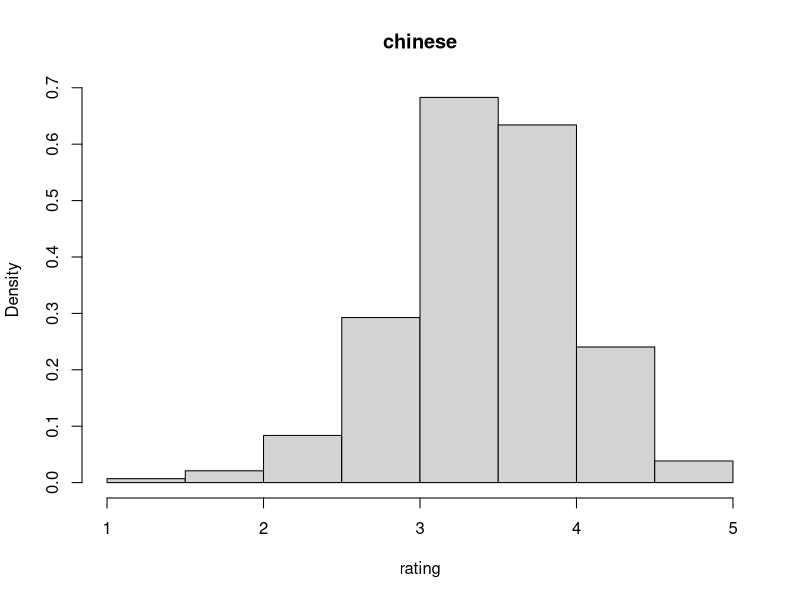
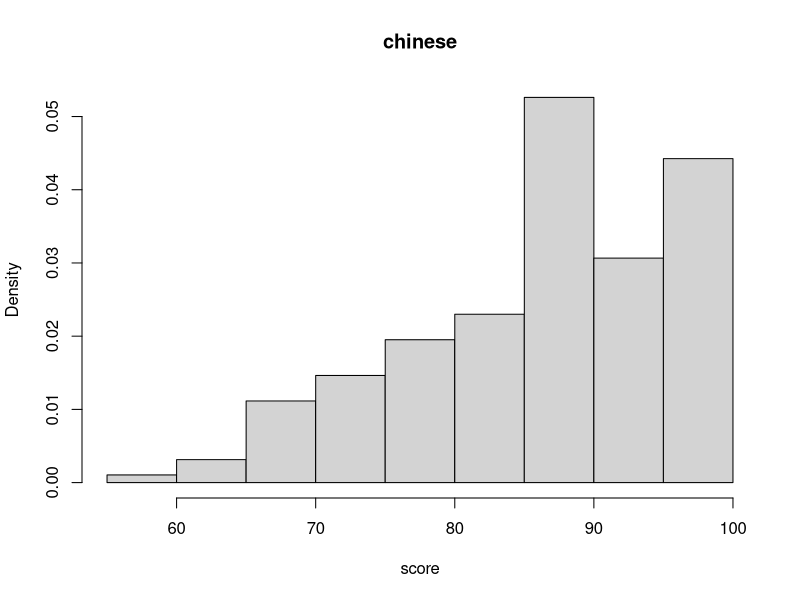

R code for these plots, in order: (Note: this script raises an error after producing the figures.)
setwd("/Users/ziyuanhan/Desktop")
comb <- read.csv("comb.csv",fill = TRUE,na.strings = c(""),header = TRUE)
# par(mfrow=c(2,1))

chinese.rate <- as.numeric(comb$rate[which(comb$title=="chinese")])
chinese.score <- as.numeric(comb$score[which(comb$title=="chinese")])
hist(chinese.rate,freq=FALSE, main = "chinese" , xlab = "rating")
hist(chinese.score,freq=FALSE, main = "chinese" , xlab = "score")

minuslogl.gam.rate <- function(theta, kappa) {
  y <- dgamma(chinese.rate, shape = kappa, scale = theta)
  # return -sum ln(y)
  nLL <- -sum(log(y))
  return(nLL)
}

minuslogl.gam.score <- function(theta, kappa) {
  y <- dgamma(chinese.score, shape = kappa, scale = theta)
  # return -sum ln(y)
  nLL <- -sum(log(y))
  return(nLL)
}

minuslogl.wei.rate <- function(yita, beta) {
  y <- suppressWarnings(dweibull(chinese.rate, shape = yita, scale = beta))
  # return -sum ln(y)
  nLL <- -sum(log(y))
  return(nLL)
}

minuslogl.wei.score <- function(yita, beta) {
  y <- suppressWarnings(dweibull(chinese.score, shape = yita, scale = beta))
  # return -sum ln(y)
  nLL <- -sum(log(y))
  return(nLL)
}

c <- chinese.score
n <- length(c)
kappa.mme <- (n*mean(c)^2) / ((n-1)*var(c))
theta.mme <- ((n-1)*var(c)) / (n*mean(c))
fit.gam.score <- mle(minuslogl.gam.score, start = list(theta = theta.mme, kappa = kappa.mme))
summary(fit.gam.score)
theta.mle <- fit.gam.score@coef[1]
kappa.mle <- fit.gam.score@coef[2]


fit.wei.score <- mle(minuslogl.wei.score, start = list(yita = 1, beta = 1))
summary(fit.wei.score)
yita.mle <- fit.wei.score@coef[1]
beta.mle <- fit.wei.score@coef[2]
hist(chinese.score,freq=FALSE, main = "chinese" , xlab = "score")
curve(dweibull(x,shape=yita.mle,scale =beta.mle),from=0,to=100,col="blue",lwd=2,add=TRUE)
curve(dgamma(x,shape=kappa.mle,scale = theta.mle),from=0,to=100,col="red",lwd=2,add=TRUE)
legend("topright",legend=c("gamma","weibull"),col=c("red","blue"),lwd=2)

c <- chinese.rate
n <- length(c)
kappa.mme <- (n*mean(c)^2) / ((n-1)*var(c))
theta.mme <- ((n-1)*var(c)) / (n*mean(c))
fit.gam.rate <- mle(minuslogl.gam.rate, start = list(theta = theta.mme, kappa = kappa.mme))
summary(fit.gam.score)
theta.mle <- fit.gam.rate@coef[1]
kappa.mle <- fit.gam.rate@coef[2]

fit.wei.rate <- mle(minuslogl.wei.rate, start = list(yita = 1, beta = 1))
summary(fit.wei.rate)
yita.mle <- fit.wei.rate@coef[1]
beta.mle <- fit.wei.rate@coef[2]
hist(chinese.rate,freq=FALSE, main = "chinese" , xlab = "rate")
curve(dgamma(x,shape=kappa.mle,scale = theta.mle),from=1,to=5,col="red",lwd=2,add=TRUE)
curve(dweibull(x,shape=yita.mle,scale =beta.mle),from=1,to=5,col="blue",lwd=2,add=TRUE)
legend("topright",legend=c("gamma","weibull"),col=c("red","blue"),lwd=2)





american.rate <- comb$rate[which(comb$title=="american")]
american.score <- comb$score[which(comb$title=="american")]
hist(american.rate,freq=FALSE, main = "american" , xlab = "rating")
hist(american.score,freq=FALSE, main = "american" , xlab = "score")

minuslogl.gam <- function(theta, kappa) {
  y <- dgamma(chinese.score, shape = kappa, scale = theta)
  # return -sum ln(y)
  nLL <- -sum(log(y))
  return(nLL)
}

minuslogl.gam <- function(theta, kappa) {
  y <- dgamma(chinese.score, shape = kappa, scale = theta)
  # return -sum ln(y)
  nLL <- -sum(log(y))
  return(nLL)
}






japan.rate <- as.numeric(comb$rate[which(comb$title=="japanese")])
japan.score <- as.numeric(comb$score[which(comb$title=="japanese")])
hist(japan.rate,freq=FALSE, main = "japanese" , xlab = "rating")
hist(japan.score,freq=FALSE, main = "japanese" , xlab = "score")

minuslogl.gam <- function(theta, kappa) {
  y <- dgamma(chinese.score, shape = kappa, scale = theta)
  # return -sum ln(y)
  nLL <- -sum(log(y))
  return(nLL)
}

minuslogl.gam <- function(theta, kappa) {
  y <- dgamma(chinese.score, shape = kappa, scale = theta)
  # return -sum ln(y)
  nLL <- -sum(log(y))
  return(nLL)
}






korean.rate <- as.numeric(comb$rate[which(comb$title=="korean")])
korean.score <- as.numeric(comb$score[which(comb$title=="korean")])
hist(korean.rate,freq=FALSE, main = "korean" , xlab = "rating")
hist(korean.score,freq=FALSE, main = "korean" , xlab = "score")

minuslogl.gam <- function(theta, kappa) {
  y <- dgamma(chinese.score, shape = kappa, scale = theta)
  # return -sum ln(y)
  nLL <- -sum(log(y))
  return(nLL)
}

minuslogl.gam <- function(theta, kappa) {
  y <- dgamma(chinese.score, shape = kappa, scale = theta)
  # return -sum ln(y)
  nLL <- -sum(log(y))
  return(nLL)
}






french.rate <- as.numeric(comb$rate[which(comb$title=="french")])
french.score <- as.numeric(comb$score[which(comb$title=="french")])
hist(french.rate,freq=FALSE, main = "french" , xlab = "rating")
hist(french.score,freq=FALSE, main = "french" , xlab = "score")

minuslogl.gam <- function(theta, kappa) {
  y <- dgamma(chinese.score, shape = kappa, scale = theta)
  # return -sum ln(y)
  nLL <- -sum(log(y))
  return(nLL)
}

minuslogl.gam <- function(theta, kappa) {
  y <- dgamma(chinese.score, shape = kappa, scale = theta)
  # return -sum ln(y)
  nLL <- -sum(log(y))
  return(nLL)
}







indian.rate <- as.numeric(comb$rate[which(comb$title=="indian")])
indian.score <- as.numeric(comb$score[which(comb$title=="indian")])
hist(indian.rate,freq=FALSE, main = "indian" , xlab = "rating")
hist(indian.score,freq=FALSE, main = "indian" , xlab = "score")

minuslogl.gam <- function(theta, kappa) {
  y <- dgamma(chinese.score, shape = kappa, scale = theta)
  # return -sum ln(y)
  nLL <- -sum(log(y))
  return(nLL)
}

minuslogl.gam <- function(theta, kappa) {
  y <- dgamma(chinese.score, shape = kappa, scale = theta)
  # return -sum ln(y)
  nLL <- -sum(log(y))
  return(nLL)
}








italian.rate <- as.numeric(comb$rate[which(comb$title=="italian")])
italian.score <- as.numeric(comb$score[which(comb$title=="italian")])
hist(italian.rate,freq=FALSE, main = "indian" , xlab = "rating")
hist(italian.score,freq=FALSE, main = "indian" , xlab = "score")

minuslogl.gam <- function(theta, kappa) {
  y <- dgamma(chinese.score, shape = kappa, scale = theta)
  # return -sum ln(y)
  nLL <- -sum(log(y))
  return(nLL)
}

minuslogl.gam <- function(theta, kappa) {
  y <- dgamma(chinese.score, shape = kappa, scale = theta)
  # return -sum ln(y)
  nLL <- -sum(log(y))
  return(nLL)
}








latin.rate <- as.numeric(comb$rate[which(comb$title=="latin")])
latin.score <- as.numeric(comb$score[which(comb$title=="latin")])
hist(latin.rate,freq=FALSE, main = "latin" , xlab = "rating")
hist(latin.score,freq=FALSE, main = "latin" , xlab = "score")

minuslogl.gam <- function(theta, kappa) {
  y <- dgamma(chinese.score, shape = kappa, scale = theta)
  # return -sum ln(y)
  nLL <- -sum(log(y))
  return(nLL)
}

minuslogl.gam <- function(theta, kappa) {
  y <- dgamma(chinese.score, shape = kappa, scale = theta)
  # return -sum ln(y)
  nLL <- -sum(log(y))
  return(nLL)
}








viet.rate <- as.numeric(comb$rate[which(comb$title=="viet")])
viet.score <- as.nuemric(comb$score[which(comb$title=="viet")])
hist(viet.rate,freq=FALSE, main = "latin" , xlab = "rating")
hist(viet.score,freq=FALSE, main = "latin" , xlab = "score")

minuslogl.gam <- function(theta, kappa) {
  y <- dgamma(chinese.score, shape = kappa, scale = theta)
  # return -sum ln(y)
  nLL <- -sum(log(y))
  return(nLL)
}

minuslogl.gam <- function(theta, kappa) {
  y <- dgamma(chinese.score, shape = kappa, scale = theta)
  # return -sum ln(y)
  nLL <- -sum(log(y))
  return(nLL)
}









thai.rate <- as.numeric(comb$rate[which(comb$title=="thai")])
thai.score <- as.numeric(comb$score[which(comb$title=="thai")])
hist(thai.rate,freq=FALSE, main = "latin" , xlab = "rating")
hist(thai.score,freq=FALSE, main = "latin" , xlab = "score")

minuslogl.gam <- function(theta, kappa) {
  y <- dgamma(chinese.score, shape = kappa, scale = theta)
  # return -sum ln(y)
  nLL <- -sum(log(y))
  return(nLL)
}

minuslogl.gam <- function(theta, kappa) {
  y <- dgamma(chinese.score, shape = kappa, scale = theta)
  # return -sum ln(y)
  nLL <- -sum(log(y))
  return(nLL)
}






medi.rate <- as.numeric(comb$rate[which(comb$title=="medi")])
medi.score <- as.numeric(comb$score[which(comb$title=="medi")])
hist(medi.rate,freq=FALSE, main = "medi" , xlab = "rating")
hist(medi.score,freq=FALSE, main = "medi" , xlab = "score")

minuslogl.gam <- function(theta, kappa) {
  y <- dgamma(chinese.score, shape = kappa, scale = theta)
  # return -sum ln(y)
  nLL <- -sum(log(y))
  return(nLL)
}

minuslogl.gam <- function(theta, kappa) {
  y <- dgamma(chinese.score, shape = kappa, scale = theta)
  # return -sum ln(y)
  nLL <- -sum(log(y))
  return(nLL)
}




boxplot(comb$rate ~ comb$title)
boxplot(comb$score ~ comb$title)

# minuslogl.gam <- function(theta, kappa) {
#   y <- dgamma(data, shape = kappa, scale = theta)
#   # return -sum ln(y)
#   nLL <- -sum(log(y))
#   return(nLL)
# }

# minuslogl.gam <- function(theta, kappa) {
#   y <- dgamma(chinese.score, shape = kappa, scale = theta)
#   # return -sum ln(y)
#   nLL <- -sum(log(y))
#   return(nLL)
# }
# c <- chinese.score
# n <- length(c)
# kappa.mme <- (n*mean(c)^2) / ((n-1)*var(c))
# theta.mme <- ((n-1)*var(c)) / (n*mean(c))
# fit.gam <- mle(minuslogl.gam, start = list(theta = theta.mme, kappa = kappa.mme))
# summary(fit.gam)
# theta.mle <- fit.gam@coef[1]
# kappa.mle <- fit.gam@coef[2]
# print(theta.mle)
# hist(chinese.score,freq=FALSE, main = "chinese" , xlab = "score")
# curve(dgamma(x,shape=kappa.mle,scale = theta.mle),from=0,to=100,col="red",lwd=2,add=TRUE)
# 
# minuslogl.wei <- function(yita, beta) {
# y <- suppressWarnings(dweibull(sal, shape = yita, scale = beta))
# # return -sum ln(y)
# nLL <- -sum(log(y))
# return(nLL)
# }
# 
# fit.wei <- mle(minuslogl.wei, start = list(yita = 1, beta = 1))
# summary(fit.wei)
# yita.mle <- fit.wei@coef[1]
# beta.mle <- fit.wei@coef[2]
# curve(dweibull(x,shape=yita.mle,scale =beta.mle),from=0,to=250,col="blue",lwd=2,add=TRUE)
# legend("topright",legend=c("gamma","weibull"),col=c("red","blue"),lwd=2)
